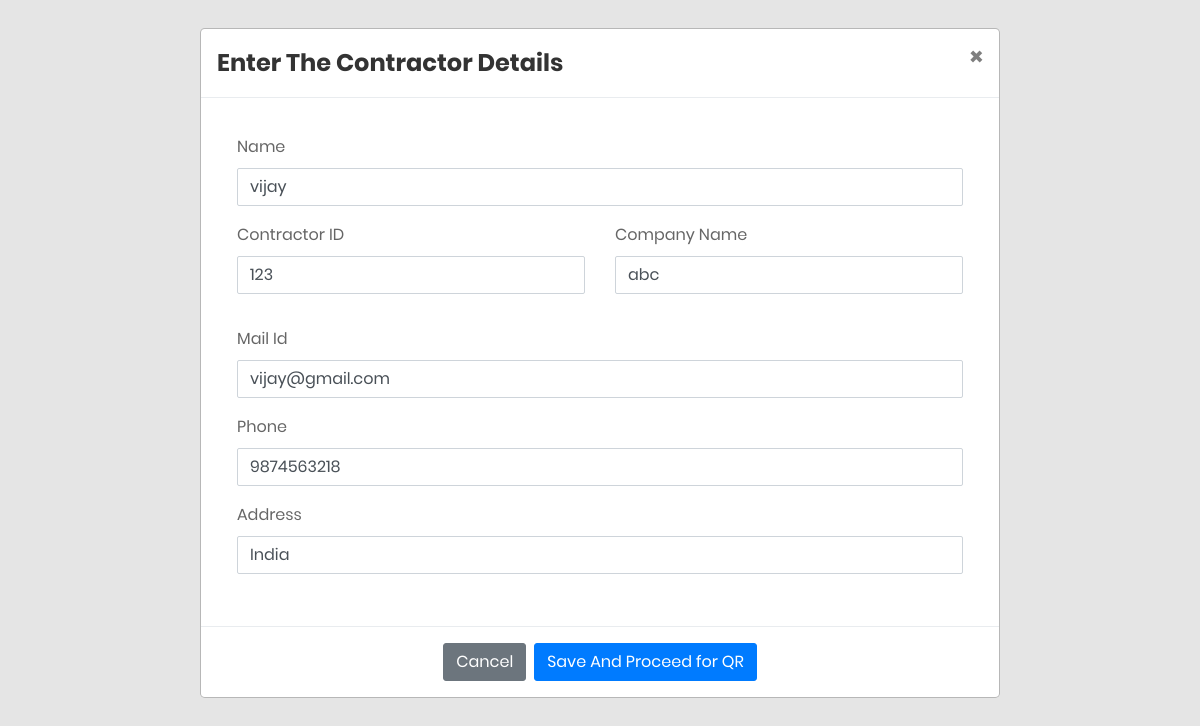
Page /contractoredit/3/ on the committed database.
### app/models.py (models this page shows)
class Contractor(models.Model):
    contractorname = models.CharField(max_length=100)
    contractorid = models.CharField(max_length=100)
    companyname = models.CharField(max_length=100)
    mailid = models.CharField(max_length=100)
    phone = models.CharField(max_length=100)
    address = models.CharField(max_length=100)
    qrimage = models.CharField(max_length=100,default="null")
    class Meta:
        db_table='contractor'

### app/views.py (the view, shortened to what this page needs)
# urls.py: url(r'^contractoredit/(?P<contractoredit_id>[0-9]+)/$', views.contractoredit, name='contractoredit'),
def contractoredit(request,contractoredit_id=None):
    contractor = Contractor.objects.get(id=contractoredit_id)
    id = contractor.id
    c_name = contractor.contractorname
    c_id = contractor.contractorid
    c_company = contractor.companyname
    c_mailid = contractor.mailid
    c_phone = contractor.phone
    c_address = contractor.address
    print("Name:",c_name)
    return render(request,'contractoredit.html',{'id':id,'contractorname':c_name,'contractorid':c_id,'companyname':c_company,'mailid':c_mailid,'phone':c_phone,'address':c_address})

### app/templates/contractoredit.html (shortened to what this page needs)
<!DOCTYPE html>
<html lang="en">
<head>
    <link href="../../static/css/font-face.css" rel="stylesheet" media="all">
    <link href="../../static/vendor/font-awesome-4.7/css/font-awesome.min.css" rel="stylesheet" media="all">
    <link href="../../static/vendor/font-awesome-5/css/fontawesome-all.min.css" rel="stylesheet" media="all">
    <link href="../../static/vendor/mdi-font/css/material-design-iconic-font.min.css" rel="stylesheet" media="all">
    <link href="../../static/vendor/bootstrap-4.1/bootstrap.min.css" rel="stylesheet" media="all">
    <link href="../../static/vendor/animsition/animsition.min.css" rel="stylesheet" media="all">
    <link href="../../static/vendor/bootstrap-progressbar/bootstrap-progressbar-3.3.4.min.css" rel="stylesheet"
        media="all">
    <link href="../../static/vendor/wow/animate.css" rel="stylesheet" media="all">
    <link href="../../static/vendor/css-hamburgers/hamburgers.min.css" rel="stylesheet" media="all">
    <link href="../../static/vendor/slick/slick.css" rel="stylesheet" media="all">
    <link href="../../static/vendor/select2/select2.min.css" rel="stylesheet" media="all">
    <link href="../../static/vendor/perfect-scrollbar/perfect-scrollbar.css" rel="stylesheet" media="all">
    <link href="../../static/css/theme.css" rel="stylesheet" media="all">
</head>
<body>
    <div class="page-wrapper">
        <div >
            <div class="modal-dialog modal-lg" role="document">
                <div class="modal-content">
                    <form method="POST" action="{% url 'app:contractoredit' contractoredit_id=id %}">
                        <div class="modal-header">
                            <h3 class="modal-title" id="mediumModalLabel">Enter The Contractor Details</h3>
                            <button type="button" class="close" data-dismiss="modal" aria-label="Close">
                                <span aria-hidden="true">&times;</span>
                            </button>
                        </div>
                        <div class="modal-body">
                            <div class="card-body card-block">
                                <div class="form-group">
                                    <label for="contractorname" class=" form-control-label">Name</label>
                                    <input type="text" id="contractorname" placeholder="Enter Contractor name"
                                        class="form-control" name="contractorname" value={{contractorname}}>
                                </div>
                                <div class="row form-group">
                                    <div class="col-6">
                                        <div class="form-group">
                                            <label for="contractorid" class=" form-control-label">Contractor ID</label>
                                            <input type="text" id="contractorid"
                                                placeholder="Enter Contractor ID Number" class="form-control"
                                                name="contractorid" value={{contractorid}}>
                                        </div>
                                    </div>
                                    <div class="col-6">
                                        <div class="form-group">
                                            <label for="companyname" class=" form-control-label">Company Name</label>
                                            <input type="text" id="companyname" placeholder="Enter Company Name"
                                                class="form-control" name="companyname" value={{companyname}}>
                                        </div>
                                    </div>
                                </div>
                                <div class="form-group">
                                    <label for="Mail" class=" form-control-label">Mail Id</label>
                                    <input type="text" id="mail" placeholder="Enter Mail-Id" class="form-control"
                                        name="mailid" value={{mailid}}>
                                </div>
                                <div class="form-group">
                                    <label for="phone" class=" form-control-label">Phone</label>
                                    <input type="text" id="phone" placeholder="Enter Phone Number" class="form-control"
                                        name="phone" value={{phone}}>
                                </div>
                                <div class="form-group">
                                    <label for="Address" class=" form-control-label">Address</label>
                                    <input type="text" id="address" placeholder="Enter The Address" class="form-control"
                                        name="address" value={{address}}>
                                </div>
                            </div>
                        </div>
                        <div class="modal-footer" style="justify-content: center;">
                            <button type="button" class="btn btn-secondary" data-dismiss="modal">Cancel</button>
                            <button type="submit" class="btn btn-primary">Save And Proceed for QR</button>
                        </div>
                    </form>
                </div>
            </div>
        </div>
    </div>
</body>
</html>

### rows in the picture
Contractor: contractorname "vijay", contractorid "123", companyname "abc", mailid "vijay@gmail.com", phone "9874563218", address "India"
